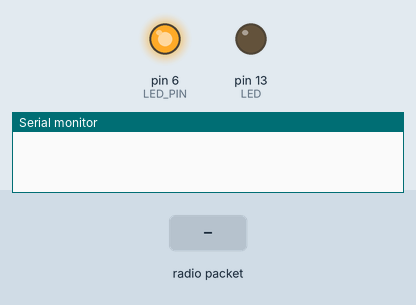
This sketch was run on a simulated Arduino Uno, built with avr-gcc and run on an emulated ATmega328P. Parts: output pins drawn as LEDs (lit = HIGH), the last lines printed to the serial monitor. Inputs (shaded band) come from the test bench. No radio packets arrive unless stated; pins used as bus, display or sensor lines are not drawn.

Above: at 0.01 s.
At 3.3 s:
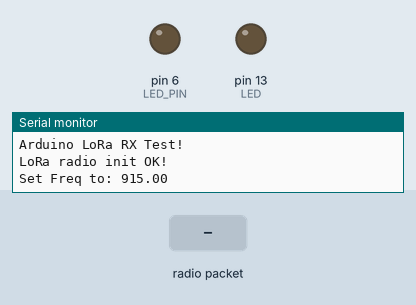
3.4 s: radio packet "1" arrives
At 4.0 s:
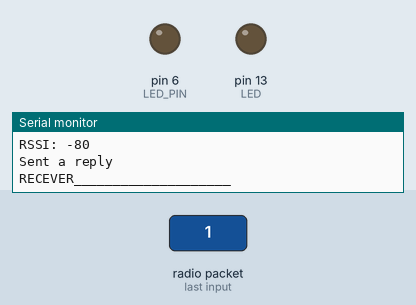
Timing chart, 0 to 6.4 s (numbered marks = the images above; inputs shaded):
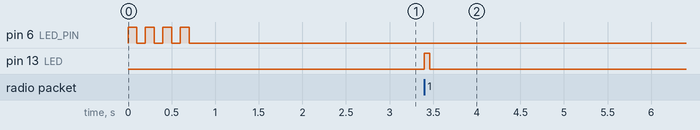

The sketch:

lora_radio_listen_v1.ino
```cpp
// Arduino9x_RX
// -*- mode: C++ -*-
// Example sketch showing how to create a simple messaging client (receiver)
// with the RH_RF95 class. RH_RF95 class does not provide for addressing or
// reliability, so you should only use RH_RF95 if you do not need the higher
// level messaging abilities.
// It is designed to work with the other example Arduino9x_TX

#include <SPI.h>
#include <RH_RF95.h>

#define RFM95_CS 10
#define RFM95_RST 9
#define RFM95_INT 2

// Change to 434.0 or other frequency, must match RX's freq!
//changed the frequency to lower on both scripts
#define RF95_FREQ 915.0

// Singleton instance of the radio driver
RH_RF95 rf95(RFM95_CS, RFM95_INT);

//the reply message
uint8_t data[] = " : We Have Made First Contact!";

// Blinky on receipt
#define LED 13
int LED_PIN = 6;

void setup()
{
  pinMode(LED_PIN, OUTPUT);
  error(4);
  pinMode(LED, OUTPUT);
  pinMode(RFM95_RST, OUTPUT);
  digitalWrite(RFM95_RST, HIGH);

//  while (!Serial);
  Serial.begin(9600);
  delay(100);

  Serial.println("Arduino LoRa RX Test!");

  // manual reset
  digitalWrite(RFM95_RST, LOW);
  delay(10);
  digitalWrite(RFM95_RST, HIGH);
  delay(10);

  while (!rf95.init()) {
    Serial.println("LoRa radio init failed");
    while (1);
  }
  Serial.println("LoRa radio init OK!");

  // Defaults after init are 434.0MHz, modulation GFSK_Rb250Fd250, +13dbM
  if (!rf95.setFrequency(RF95_FREQ)) {
    Serial.println("setFrequency failed");
    while (1);
  }
  Serial.print("Set Freq to: "); Serial.println(RF95_FREQ);

  // Defaults after init are 434.0MHz, 13dBm, Bw = 125 kHz, Cr = 4/5, Sf = 128chips/symbol, CRC on

  // The default transmitter power is 13dBm, using PA_BOOST.
  // If you are using RFM95/96/97/98 modules which uses the PA_BOOST transmitter pin, then
  // you can set transmitter powers from 5 to 23 dBm:
  rf95.setTxPower(23, false);
}

void loop()
{
  if (rf95.available())
  {
    // Should be a message for us now
    uint8_t buf[RH_RF95_MAX_MESSAGE_LEN];
    uint8_t len = sizeof(buf);

    if (rf95.recv(buf, &len))
    {
      digitalWrite(LED, HIGH);
      RH_RF95::printBuffer("Received: ", buf, len);
      Serial.print("Got: ");
      Serial.println((char*)buf);
       Serial.print("RSSI: ");
      Serial.println(rf95.lastRssi(), DEC);

      // Send a reply
     // uint8_t data[] = "The Letter C";
      rf95.send(data, sizeof(data));
      rf95.waitPacketSent();
      Serial.println("Sent a reply");
      Serial.println("RECEVER____________________");
      digitalWrite(LED, LOW);
    }
    else
    {
      Serial.println("Receive failed");
    }
  }
}


// blink out an error code
void error(uint8_t errno) {

    uint8_t i;
    for (i = 0; i < errno; i++) {
      digitalWrite(LED_PIN, HIGH);
      delay(100);
      digitalWrite(LED_PIN, LOW);
      delay(100);
    }
    for (i = errno; i < 10; i++) {
      delay(200);
    }
}
```

Measured:
- after the input at 3.4 s, pin 13 (LED): LOW → HIGH at once, → LOW 0.06 s later
